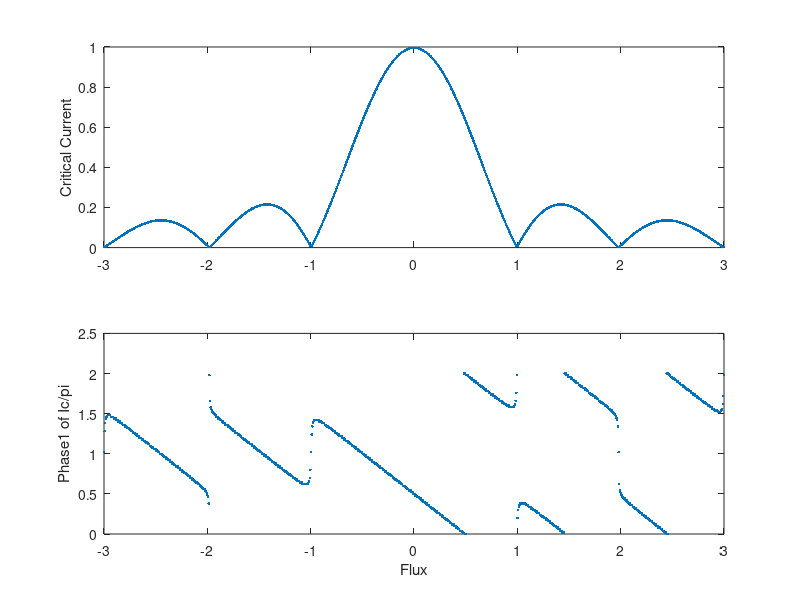

Source code (MATLAB):
%Explanation of base program

%The program splits a single junciton up into xmax discrete sections.  Each
%section has a supercurrent density, and a phase difference that is
%contributed to by the field (PhaseF), and an arbitrary phase set at x=1
%called Phase1.  For each value of field and Phase1 the supercurrent at
%each point is calculated and the net supercurrent (sum along the junction)
%is calcualted to find the supercurrent carried at that phase and that
%field.  To find the maximum supercurrent for a given field, the max of
%that vector is taken, and can be plotted against the magnetic field.  This
%is the exact measurment of the critical current vs field that we do in the
%lab.  

%% Clearing memory and input screen.
clear;
clc;
close all;
%% Defining the Parameters of the Simulaiton

    %Dividing the junction up into discrete sections
    xmax=51;
    x(1,:)=(1:xmax);

    %Defining Super Current parameters
    SCurrentMag =1;
    SCurrentNoiseMag =.1;


%Setting up Loop steps and ranges

    %Phase Loop parameters
    p=1;
    pmax=101;
    Phase1Min=-0*pi;
    Phase1Max=2.0*pi;

    %Flux Loop Parameters
    f=1;
    fmax=1001;
    FluxinJuncMin=-3;
    FluxinJuncMax=3;

%Calculating Parameters from Initial Conditions

    SCurrentDensity=(SCurrentMag*ones(1,xmax)+SCurrentNoiseMag*(2*rand(1,xmax)-1))/xmax;

%Pre Allocating memory to the arrays to decrease runtime
    Phase1=zeros(1,pmax);
    FluxinJunc=zeros(1,fmax);
    IndexMax=zeros(1,fmax);
    Phase1MaxSC=zeros(1,fmax);

    SCurrent=zeros(xmax,pmax,fmax);
    SCurrentNet=zeros(1,pmax);
    MaxSCurrentNet=zeros(1,fmax);

%% Loops for running the simulation Meat of the Simulation


%Field Contribution to the Phase 
%Define the loop step size, then run the for loop
FluxinJuncSS=(FluxinJuncMax-FluxinJuncMin)/(fmax-1);
for f=1:fmax

    FluxinJunc(f)=FluxinJuncMin+(f-1)*FluxinJuncSS;
    PhaseF=2*pi*FluxinJunc(f)*x./xmax;
    
    
%Phase1 Loop of externally set phase at edge of JJ 
    %Define the loop step size, then run the for loop
    Phase1SS=(Phase1Max-Phase1Min)/(pmax-1);
    
    for p=1:pmax
        Phase1(p)=Phase1Min+(p-1)*Phase1SS;
        
        PhaseDrop=Phase1(p)+PhaseF;
        
        SCurrent=SCurrentDensity.*sin(PhaseDrop);
        SCurrentNet(p)=sum(SCurrent);
    end
     
    [MaxSCurrentNet(f),IndexMax(f)]=max(SCurrentNet);
    Phase1MaxSC(f)=Phase1(IndexMax(f));
        
end

figure
subplot(2,1,1); plot(FluxinJunc,MaxSCurrentNet,'.')
ylabel('Critical Current');

subplot(2,1,2); plot(FluxinJunc,Phase1MaxSC/pi,'.')
xlabel('Flux');ylabel('Phase1 of Ic/pi');




    




